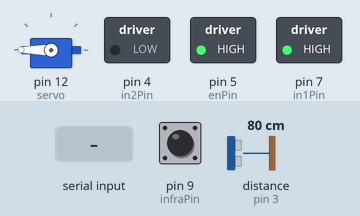
Simulated run of this sketch. Board: Arduino Mega 2560, built with avr-gcc and run on an emulated ATmega2560. Shown: servo, switched loads named in the sketch (green lamp = pin HIGH). Wiring (inferred from the names in the program): ultrasonic range finder: trigger pin 2; echo pin 3. The inputs (shaded band) are chosen by the test bench; at power-on: distance to the obstacle (sensor on pin 3) 80 cm, pin 9 (infraPin) HIGH. The echo pulse lasts 58.3 µs per cm; pins used as bus, display or sensor lines are not drawn.

Above: at 1.2 s.
1.3 s: distance to the obstacle (sensor on pin 3) set to 5 cm
2.8 s: distance to the obstacle (sensor on pin 3) set to 2 cm
At 3.08 s:
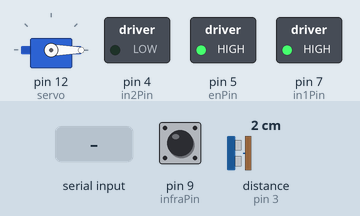
5.8 s: "0\n" received over the second serial link
At 6.44 s:
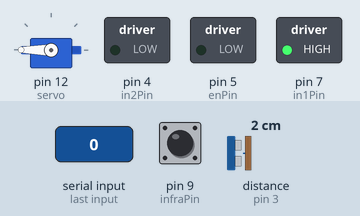
8.8 s: "1\n" received over the second serial link
At 9.5 s:
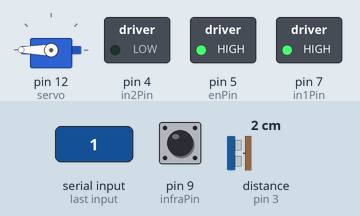
11.8 s: distance to the obstacle (sensor on pin 3) set to 4 cm
At 11.8 s:
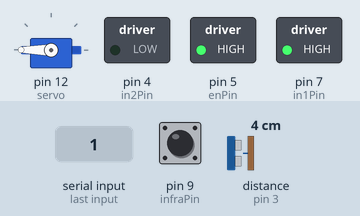
Timing chart, 0 to 14.3 s (numbered marks = the images above; inputs shaded):
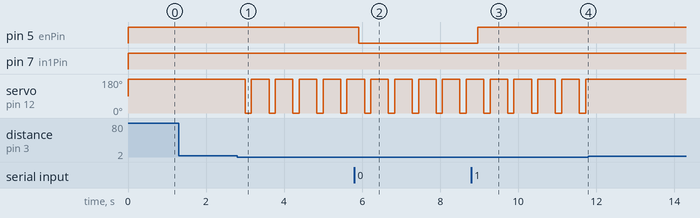

Measured:
- the behaviour switches between 4 and 3 cm on distance to the obstacle (sensor on pin 3) (found by bisection; images 0 and 1)
- after the input at 1.3 s, every drawn part: stays the same
- after the input at 2.8 s, servo on pin 12 (servo): alternates 180° for 0.45 s and 0° for 0.16 s, starting after 0.20 s
- after the input at 5.8 s, pin 5 (enPin): HIGH → LOW after 0.11 s
- after the input at 8.8 s, pin 5 (enPin): LOW → HIGH after 0.17 s
- after the input at 11.8 s, servo on pin 12 (servo): stops changing and stays 180°

The sketch:

Ardu_fin1.0.ino
```cpp
#include <Servo.h>
#define motor A0         ///Conf ----> Puerto del motor
#define piston A2        //Conf -----> puerto del piston
#define triggerEmisor 2  //trigger
#define echoReceptor 3  //Echo
#define infraPin 9      //Infrarojo
#define servo 12      //servo
String DatosE,DatosR,d1,d2;
int distancia, cont=0, value = 0, vm , vs, b1, b2,b3,i,var2;
//------------------------
const int enPin = 5;
const int in1Pin = 7;
const int in2Pin = 4;
char k='2',var1='9';
int ks = 3;
Servo servoMotor;
void setup() {
  Serial.begin(115200); // Inicia el puerto de comunicaciones en serie
  Serial2.begin(115200);
  pinMode(triggerEmisor,OUTPUT); // El emisor emite por lo que es configurado como salida
  pinMode(echoReceptor,INPUT);   // El receptor recibe por lo que es configurado como entrada
  pinMode(infraPin , INPUT);  //definir pin como entrada
  pinMode(in1Pin, OUTPUT); //Configura in1Pin como salida
  pinMode(in2Pin, OUTPUT); //Configura in2Pin como salida
  servoMotor.attach(servo);
}
void loop() {
  if(var1!=k){
  //-----------------------------Motor banda--------------------------------/
  int speed = map(var1, '0', '9', 0, 255); //Re-mapea un numero desde un rango a otro
  analogWrite(enPin, speed); //’0′ a 0 ‘9’ a 255
  digitalWrite(in1Pin,HIGH);
  digitalWrite(in2Pin,LOW);
  if(var1=='9'){
    vm=1;
  }else{
    vm=0;
  }
  k=var1;
  }
  //Para estabilizar el valor del pin Trig se establece a LOW
  digitalWrite (triggerEmisor, LOW);
  delayMicroseconds(10);
  //Se lanzan los 8 pulsos del emisor
  digitalWrite (triggerEmisor, HIGH);
  delayMicroseconds(10);
  digitalWrite (triggerEmisor, LOW);
  distancia= pulseIn (echoReceptor, HIGH);
  distancia=distancia/52;
  //-----------------------------Servo---------------------------------------/
  servoMotor.write(180);
  if(distancia <= ks || distancia <= var2 ){//valor para que se active el servo
    // Desplazamos a la posición 0º
    vs=1;
    delay(150);
    servoMotor.write(0);
    delay(160);
    servoMotor.write(180);
    delay(100);
  }else{
    vs=0;
  }
  //------------------------Sensor Infra--------------------------/
  value = digitalRead(infraPin);  //lectura digital de pin
  delay(100);
  if (value == 0) {
      cont++;
      Serial2.print(DatosE);
  }else if(value == 1){
  }
   DatosE = String('d')+String(distancia)+String('i')+String(value)+String('c')+String(cont)+String('m')+String(vm)+String('s')+String(vs)+String('\n');
  //Serial.print(DatosE);
  delay(100);
  //------------------------  Resivir datos del Nodo WiFi  --------------------------//
 while(Serial2.available())
 // if(false)
  {
    DatosR = Serial2.readStringUntil('\n');
     //Serial.println("lo que me llega: "+DatosR);
     for(i=0;i<DatosR.length()-1;i++){
       DatosR.charAt(i);
       if(DatosR.charAt(i)=='m'){
         b1=i;
       }else if(DatosR.charAt(i)=='s'){
         b2=i;
       }
     }
     d1=DatosR.substring(b1+1,b2);
    //Serial.println("valor de d1: "+d1);
     d2=DatosR.substring(b2+1,DatosR.length());
     //Serial.println("valor de d2: "+d2+);
  }
    if(d1=="1"){
      var1='9';
     }else if (d1=="0"){
      var1='0';
     }
     if(d2=="1"){
      var2=6;
     }else if (d2=="0"){
      var2=3;
     }
}
```
